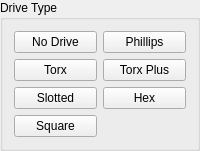
             <widget class="QGroupBox" name="screw_drive">
              <property name="title">
               <string>Drive Type</string>
              </property>
              <property name="checkable">
               <bool>false</bool>
              </property>
              <property name="checked">
               <bool>false</bool>
              </property>
              <layout class="QGridLayout" name="gridLayout_13">
               <item row="0" column="0">
                <widget class="QPushButton" name="pushButton_193">
                 <property name="text">
                  <string>No Drive</string>
                 </property>
                 <attribute name="buttonGroup">
                  <string notr="true">ScrewDriveGroup</string>
                 </attribute>
                </widget>
               </item>
               <item row="2" column="0">
                <widget class="QPushButton" name="pushButton_195">
                 <property name="text">
                  <string>Slotted</string>
                 </property>
                 <attribute name="buttonGroup">
                  <string notr="true">ScrewDriveGroup</string>
                 </attribute>
                </widget>
               </item>
               <item row="0" column="1">
                <widget class="QPushButton" name="pushButton_198">
                 <property name="text">
                  <string>Phillips</string>
                 </property>
                 <attribute name="buttonGroup">
                  <string notr="true">ScrewDriveGroup</string>
                 </attribute>
                </widget>
               </item>
               <item row="3" column="0">
                <widget class="QPushButton" name="pushButton_199">
                 <property name="text">
                  <string>Square</string>
                 </property>
                 <attribute name="buttonGroup">
                  <string notr="true">ScrewDriveGroup</string>
                 </attribute>
                </widget>
               </item>
               <item row="1" column="0">
                <widget class="QPushButton" name="pushButton_194">
                 <property name="text">
                  <string>Torx</string>
                 </property>
                 <attribute name="buttonGroup">
                  <string notr="true">ScrewDriveGroup</string>
                 </attribute>
                </widget>
               </item>
               <item row="2" column="1">
                <widget class="QPushButton" name="pushButton_197">
                 <property name="text">
                  <string>Hex</string>
                 </property>
                 <property name="checkable">
                  <bool>true</bool>
                 </property>
                 <attribute name="buttonGroup">
                  <string notr="true">ScrewDriveGroup</string>
                 </attribute>
                </widget>
               </item>
               <item row="1" column="1">
                <widget class="QPushButton" name="pushButton_200">
                 <property name="text">
                  <string>Torx Plus</string>
                 </property>
                 <property name="checkable">
                  <bool>true</bool>
                 </property>
                 <attribute name="buttonGroup">
                  <string notr="true">ScrewDriveGroup</string>
                 </attribute>
                </widget>
               </item>
              </layout>
             </widget>
